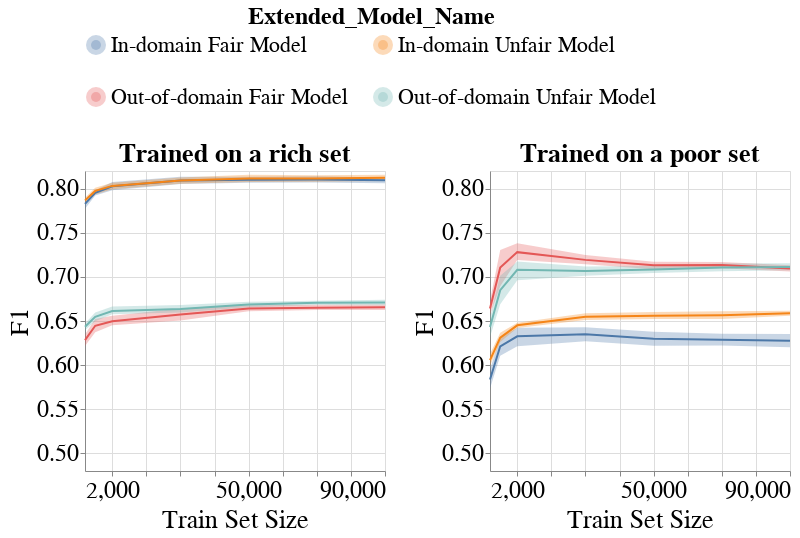

Notebook code for this chart:
### Code cell
create_group_metric_line_bands_per_dataset_plot(metrics_per_exp_dct=metrics_per_exp_dct,
                                                experiment_names=EXPERIMENT_NAMES,
                                                model_name=MODEL_NAMES[0],
                                                metric_type='subgroup',
                                                metric_name='F1',
                                                group_name='overall',
                                                ylim=[0.48, 0.82],
                                                with_band=True)

### Figure 1 — Vega-Lite specification as saved in the notebook (floating-point values rounded to 4 significant figures; data arrays with more than 128 entries replaced by an {"elided": "..."} marker saying what was removed)
{"config": {"view": {"continuousWidth": 400, "continuousHeight": 300}, "axis": {"labelFontSize": 24, "labelFontWeight": "normal", "titleFontSize": 26, "titleFontWeight": "normal"}, "legend": {"columns": 2, "direction": "horizontal", "labelFontSize": 22, "labelLimit": 400, "orient": "top", "symbolStrokeWidth": 10, "titleAnchor": "middle", "titleFontSize": 24, "titleLimit": 300}, "title": {"fontSize": 22}}, "vconcat": [{"hconcat": [{"layer": [{"mark": {"type": "errorband", "extent": "ci"}, "encoding": {"color": {"field": "Extended_Model_Name", "type": "nominal"}, "x": {"axis": {"labelExpr": "(datum.value == 5000) || (datum.value == 10000) ? '2,000' : datum.label"}, "field": "Train_Set_Size", "scale": {"nice": false}, "title": "Train Set Size", "type": "quantitative"}, "y": {"field": "Metric_Value", "scale": {"domain": [0.48, 0.82], "zero": false}, "title": "F1", "type": "quantitative"}}}, {"mark": "line", "encoding": {"color": {"field": "Extended_Model_Name", "type": "nominal"}, "x": {"axis": {"labelExpr": "(datum.value == 5000) || (datum.value == 10000) ? '2,000' : datum.label"}, "field": "Train_Set_Size", "scale": {"nice": false}, "title": "Train Set Size", "type": "quantitative"}, "y": {"aggregate": "mean", "field": "Metric_Value", "scale": {"domain": [0.48, 0.82], "zero": false}, "title": "F1", "type": "quantitative"}}}], "height": 300, "title": {"text": "Trained on a rich set", "fontSize": 26}, "width": 300}, {"layer": [{"mark": {"type": "errorband", "extent": "ci"}, "encoding": {"color": {"field": "Extended_Model_Name", "type": "nominal"}, "x": {"axis": {"labelExpr": "(datum.value == 5000) || (datum.value == 10000) ? '2,000' : datum.label"}, "field": "Train_Set_Size", "scale": {"nice": false}, "title": "Train Set Size", "type": "quantitative"}, "y": {"field": "Metric_Value", "scale": {"domain": [0.48, 0.82], "zero": false}, "title": "F1", "type": "quantitative"}}}, {"mark": "line", "encoding": {"color": {"field": "Extended_Model_Name", "type": "nominal"}, "x": {"axis": {"labelExpr": "(datum.value == 5000) || (datum.value == 10000) ? '2,000' : datum.label"}, "field": "Train_Set_Size", "scale": {"nice": false}, "title": "Train Set Size", "type": "quantitative"}, "y": {"aggregate": "mean", "field": "Metric_Value", "scale": {"domain": [0.48, 0.82], "zero": false}, "title": "F1", "type": "quantitative"}}}], "data": {"name": "data-91e959386dcf050e8f40db3e6d43a890"}, "height": 300, "title": {"text": "Trained on a poor set", "fontSize": 26}, "width": 300}]}], "data": {"name": "data-9a068ce9079c9095a29603dea3e0eeeb"}, "$schema": "https://vega.github.io/schema/vega-lite/v4.17.0.json", "datasets": {"data-9a068ce9079c9095a29603dea3e0eeeb": {"elided": "168 records"}, "data-91e959386dcf050e8f40db3e6d43a890": {"elided": "168 records"}}}
